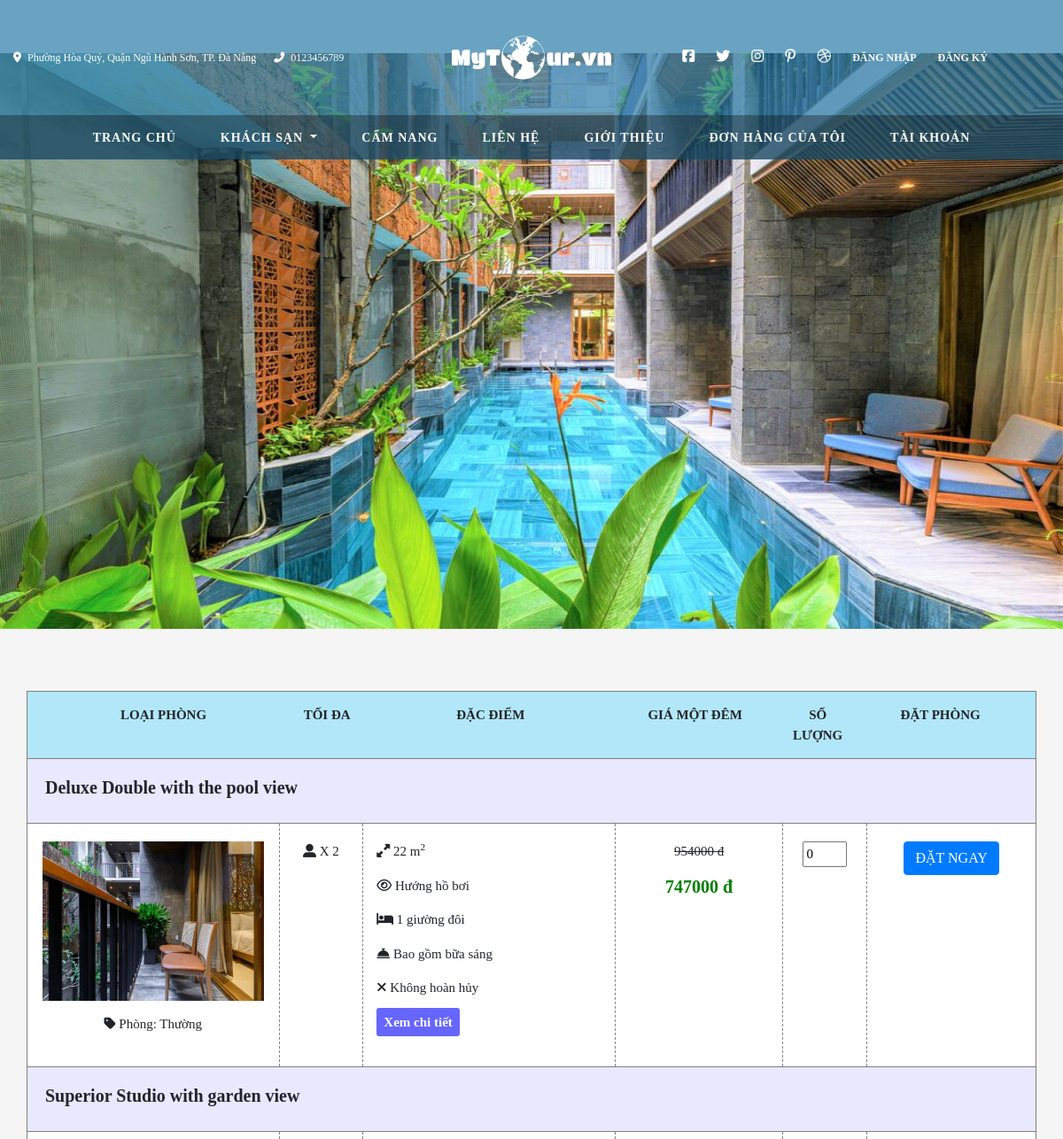
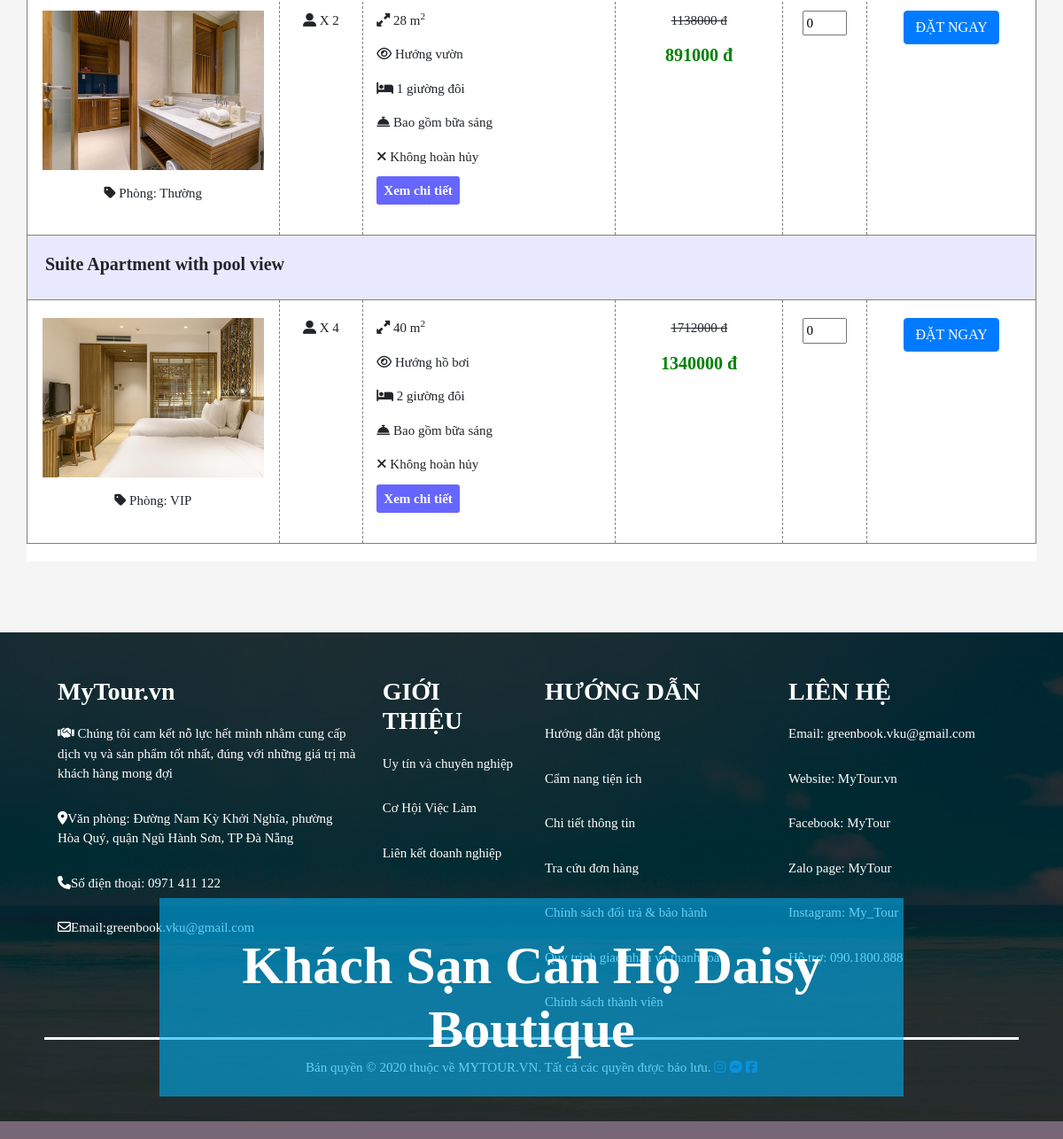
Screenshot of /View/list_rooms.php?id=11 with the database file from the repository (2 pictures, top to bottom).
### tables this page shows
CREATE TABLE `hotel` (
  `id` int(11) NOT NULL,
  `name` varchar(200) NOT NULL,
  `image` varchar(500) NOT NULL,
  `address` varchar(500) NOT NULL,
  `id_address` int(11) NOT NULL,
  `cate` int(11) NOT NULL,
  `admin_hotel` int(11) NOT NULL,
  `decscription` varchar(6000) NOT NULL
);

CREATE TABLE `rooms` (
  `id` int(11) NOT NULL,
  `nameroom` varchar(200) NOT NULL,
  `image` varchar(500) NOT NULL,
  `amount` int(11) NOT NULL,
  `price` float NOT NULL,
  `final_price` float NOT NULL,
  `policy` int(2) NOT NULL,
  `area` int(11) NOT NULL,
  `direction` varchar(100) NOT NULL,
  `beds` varchar(100) NOT NULL,
  `breakfast` int(2) NOT NULL,
  `decscription` varchar(2000) NOT NULL,
  `discount` int(11) NOT NULL,
  `hotel` int(11) NOT NULL,
  `type` int(11) NOT NULL,
  `maximum` int(11) NOT NULL,
  `status` int(11) NOT NULL
);

CREATE TABLE `typeroom` (
  `id` int(11) NOT NULL,
  `name` varchar(200) NOT NULL,
  `decscription` varchar(500) NOT NULL
);

### View/list_rooms.php (the view, shortened to what this page needs)
<!DOCTYPE html>
<html lang="en">
<head>
	<link rel="stylesheet" href="../Css/list_rooms.css">
</head>
<body>
	<?php include "../Utils/menu.php"; ?>
	<div class="container-fuild">
            <div style="width: 100%;margin-top:60px;">
                <div class="container-fuild" style="width: 100%;left: 0;right: 0">
                  <?php
                  $id = $_GET["id"];
                  $conn = mysqli_connect("localhost","root","","mytour");
                  $sql1 = "SELECT * FROM hotel WHERE id =$id";
                  $result = mysqli_query($conn,$sql1);
                  $value = mysqli_fetch_assoc($result);
                    echo "<img src='../$value[image]'style='width: 100%; height: 650px;'>";
                    echo "<div class='carousel-caption'><h1 style='font-size:60px;margin-top:-160px;padding:40px;background: rgba(0,174,239,0.6);'><b>$value[name]</b></h1></div>";
                  ?>
                </div>
            </div>
        </div>
	<div class="container-fuild ctnf">
		<div class="container ctn">
			<div class="row properties">
				<div class="col-md-3"><b>LOẠI PHÒNG</b></div>
				<div class="col-md-1"><b>TỐI ĐA</b></div>
				<div class="col-md-3"><b>ĐẶC ĐIỂM</b></div>
				<div class="col-md-2"><b>GIÁ MỘT ĐÊM</b></div>
				<div class="col-md-1"><b>SỐ LƯỢNG</b></div>
				<div class="col-md-2"><b>ĐẶT PHÒNG</b></div>
			</div>
			<?php
				$sqli = "SELECT * FROM rooms WHERE hotel=$id";
				$resulti = mysqli_query($conn,$sqli);
				while ($rooms = mysqli_fetch_assoc($resulti))
				{
					echo "<div class='row card_room nameroom'><h5><b>$rooms[nameroom]</b></h5></div>";
					echo "<div class='row card_room'>";
					echo "		<div class='col-md-3 strip'>
									<img src='../$rooms[image]' class='image_room'><br>";
									$sql2 = "SELECT * FROM typeroom WHERE id = $rooms[type]";
									$result2 = mysqli_query($conn,$sql2);
									$type = mysqli_fetch_assoc($result2);
					echo "			<p style='margin-top:15px;'><i class='fas fa-tag'></i> Phòng: $type[name]</p>";
					echo "		</div>
								<div class='col-md-1 strip'>
									<i class='fas fa-user-alt'></i> X $rooms[maximum]
								</div>
								<div class='col-md-3 strip' style='text-align:left;'>
								<p><i class='fas fa-expand-alt'></i> $rooms[area] m<sup>2</sup></p>
								<p><i class='far fa-eye'></i> $rooms[direction]</p>
								<p><i class='fas fa-bed'></i> $rooms[beds]</p>
								<p><i class='fas fa-concierge-bell'></i>";
								if ($rooms["breakfast"]==0) {
									echo "  Không bao gồm bữa sáng";
								} else {
									echo "  Bao gồm bữa sáng";
								}
								echo "</p>
								<p><i class='fas fa-times'></i>";
								if ($rooms["policy"]==0) {
									echo "  Không hoàn hủy";
								} else {
									echo "  Có hoàn hủy";
								}
								echo "</p>
								<a href=../View/detailroom.php?id=$rooms[id] class='btn-more'>Xem chi tiết</a>
								</div>
								<div class='col-md-2 strip'>
									<p><del>".$rooms['price']." đ</del></p>
									<h5 style='color:green;'><b>".$rooms['final_price']." đ</b></h5>
								</div>
								<div class='col-md-1 strip'>
									<input type='number' min='0' max='$rooms[status]' value='0'>
								</div>
								<div class='col-md-2' style='padding-top:20px;'>
									<a href='../View/set_room.php?id=$rooms[id]' class='btn btn-primary'>ĐẶT NGAY</a>
								</div>";
					echo "</div>";
				}
			?>
		</div>
	</div>
	<?php include_once "../Utils/footer.php"; ?>
</body>
</html>

### Css/list_rooms.css (style rules this page uses)
.properties { padding: 15px; border: 1px solid gray; background-color: rgba(0,174,239,0.3); }
.card_room { border-left: 1px solid gray; border-right: 1px solid gray; border-bottom: 1px solid gray; }
.ctnf { background-color: #f5f5f5; padding-top: 50px; padding-bottom: 100px; }
.ctn { margin-top: 20px; background-color: white; text-align: center; padding-bottom: 20px; }
.image_room { height: 180px; width: 250px; }
.strip { padding: 20px; border-right: 1px dashed gray; }
.nameroom { background-color: #e8e8ff; padding: 20px; }
.btn-more { background-color: #6666ff; color: white; padding: 8px; border-radius: 3px; text-decoration: none; }

### style.css (style rules this page uses)
body { font-family: verdana; font-size: 15px; }
a { color:#1a66cc; text-decoration:none; font-weight:900; }

### rows the page displays
hotel: image (picture), name "Khách Sạn Căn Hộ Daisy Boutique"
rooms: nameroom "Deluxe Double with the pool view", image (picture), type.name "Thường", maximum "2", area "22", direction "Hướng hồ bơi", beds "1 giường đôi", breakfast "Bao gồm bữa sáng", policy "Không hoàn hủy", price "954000", final_price "747000"
rooms: nameroom "Superior Studio with garden view", image (picture), type.name "Thường", maximum "2", area "28", direction "Hướng vườn", beds "1 giường đôi", breakfast "Bao gồm bữa sáng", policy "Không hoàn hủy", price "1138000", final_price "891000"
rooms: nameroom "Suite Apartment with pool view", image (picture), type.name "VIP", maximum "4", area "40", direction "Hướng hồ bơi", beds "2 giường đôi", breakfast "Bao gồm bữa sáng", policy "Không hoàn hủy", price "1712000", final_price "1340000"
